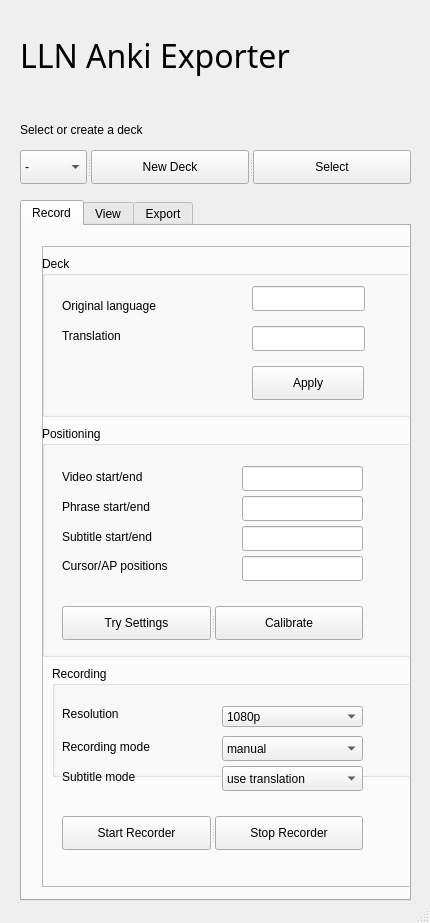
<?xml version="1.0" encoding="UTF-8"?>
<ui version="4.0">
 <class>MainWindow</class>
 <widget class="QMainWindow" name="MainWindow">
  <property name="geometry">
   <rect>
    <x>0</x>
    <y>0</y>
    <width>430</width>
    <height>923</height>
   </rect>
  </property>
  <property name="windowTitle">
   <string>LLN - Anki Exporter</string>
  </property>
  <widget class="QWidget" name="centralwidget">
   <widget class="QTabWidget" name="tabWidget">
    <property name="enabled">
     <bool>true</bool>
    </property>
    <property name="geometry">
     <rect>
      <x>20</x>
      <y>200</y>
      <width>391</width>
      <height>701</height>
     </rect>
    </property>
    <property name="currentIndex">
     <number>0</number>
    </property>
    <property name="documentMode">
     <bool>false</bool>
    </property>
    <widget class="QWidget" name="recordTab">
     <attribute name="title">
      <string>Record</string>
     </attribute>
     <widget class="QFrame" name="frame">
      <property name="geometry">
       <rect>
        <x>20</x>
        <y>20</y>
        <width>371</width>
        <height>641</height>
       </rect>
      </property>
      <property name="frameShape">
       <enum>QFrame::StyledPanel</enum>
      </property>
      <property name="frameShadow">
       <enum>QFrame::Raised</enum>
      </property>
      <widget class="QGroupBox" name="groupBox">
       <property name="geometry">
        <rect>
         <x>0</x>
         <y>180</y>
         <width>371</width>
         <height>231</height>
        </rect>
       </property>
       <property name="title">
        <string>Positioning</string>
       </property>
       <widget class="QLabel" name="label_19">
        <property name="geometry">
         <rect>
          <x>20</x>
          <y>70</y>
          <width>131</width>
          <height>21</height>
         </rect>
        </property>
        <property name="text">
         <string>Phrase start/end</string>
        </property>
       </widget>
       <widget class="QLabel" name="label_8">
        <property name="geometry">
         <rect>
          <x>20</x>
          <y>130</y>
          <width>171</width>
          <height>19</height>
         </rect>
        </property>
        <property name="text">
         <string>Cursor/AP positions</string>
        </property>
       </widget>
       <widget class="QLabel" name="label_16">
        <property name="geometry">
         <rect>
          <x>20</x>
          <y>40</y>
          <width>111</width>
          <height>21</height>
         </rect>
        </property>
        <property name="text">
         <string>Video start/end</string>
        </property>
       </widget>
       <widget class="QLabel" name="label_21">
        <property name="geometry">
         <rect>
          <x>20</x>
          <y>100</y>
          <width>141</width>
          <height>21</height>
         </rect>
        </property>
        <property name="text">
         <string>Subtitle start/end</string>
        </property>
       </widget>
       <widget class="QLineEdit" name="subtitlePositionLineEdit">
        <property name="geometry">
         <rect>
          <x>200</x>
          <y>100</y>
          <width>121</width>
          <height>25</height>
         </rect>
        </property>
       </widget>
       <widget class="QLineEdit" name="cursorApPositionLineEdit">
        <property name="geometry">
         <rect>
          <x>200</x>
          <y>130</y>
          <width>121</width>
          <height>25</height>
         </rect>
        </property>
       </widget>
       <widget class="QLineEdit" name="videoPositionLineEdit">
        <property name="geometry">
         <rect>
          <x>200</x>
          <y>40</y>
          <width>121</width>
          <height>25</height>
         </rect>
        </property>
       </widget>
       <widget class="QLineEdit" name="phrasePositionLineEdit">
        <property name="geometry">
         <rect>
          <x>200</x>
          <y>70</y>
          <width>121</width>
          <height>25</height>
         </rect>
        </property>
       </widget>
       <widget class="QSplitter" name="splitter">
        <property name="geometry">
         <rect>
          <x>20</x>
          <y>180</y>
          <width>301</width>
          <height>34</height>
         </rect>
        </property>
        <property name="orientation">
         <enum>Qt::Horizontal</enum>
        </property>
        <widget class="QPushButton" name="trySettingsButton">
         <property name="text">
          <string>Try Settings</string>
         </property>
        </widget>
        <widget class="QPushButton" name="calibrateButton">
         <property name="text">
          <string>Calibrate</string>
         </property>
        </widget>
       </widget>
      </widget>
      <widget class="QGroupBox" name="groupBox_2">
       <property name="geometry">
        <rect>
         <x>10</x>
         <y>420</y>
         <width>371</width>
         <height>111</height>
        </rect>
       </property>
       <property name="title">
        <string>Recording</string>
       </property>
       <widget class="QComboBox" name="resolutionBox">
        <property name="geometry">
         <rect>
          <x>170</x>
          <y>40</y>
          <width>141</width>
          <height>21</height>
         </rect>
        </property>
        <item>
         <property name="text">
          <string>1080p</string>
         </property>
        </item>
        <item>
         <property name="text">
          <string>2160p</string>
         </property>
        </item>
       </widget>
       <widget class="QLabel" name="label_15">
        <property name="geometry">
         <rect>
          <x>10</x>
          <y>40</y>
          <width>81</width>
          <height>16</height>
         </rect>
        </property>
        <property name="text">
         <string>Resolution</string>
        </property>
       </widget>
       <widget class="QComboBox" name="recordingModeBox">
        <property name="geometry">
         <rect>
          <x>170</x>
          <y>70</y>
          <width>141</width>
          <height>25</height>
         </rect>
        </property>
        <item>
         <property name="text">
          <string>manual</string>
         </property>
        </item>
        <item>
         <property name="text">
          <string>follow allong</string>
         </property>
        </item>
        <item>
         <property name="text">
          <string>fast forward</string>
         </property>
        </item>
       </widget>
       <widget class="QLabel" name="label_17">
        <property name="geometry">
         <rect>
          <x>10</x>
          <y>70</y>
          <width>141</width>
          <height>21</height>
         </rect>
        </property>
        <property name="text">
         <string>Recording mode</string>
        </property>
       </widget>
      </widget>
      <widget class="QGroupBox" name="groupBox_3">
       <property name="geometry">
        <rect>
         <x>0</x>
         <y>10</y>
         <width>371</width>
         <height>161</height>
        </rect>
       </property>
       <property name="title">
        <string>Deck </string>
       </property>
       <widget class="QLineEdit" name="translationLineEdit">
        <property name="geometry">
         <rect>
          <x>210</x>
          <y>70</y>
          <width>113</width>
          <height>25</height>
         </rect>
        </property>
       </widget>
       <widget class="QLabel" name="label_10">
        <property name="geometry">
         <rect>
          <x>20</x>
          <y>70</y>
          <width>171</width>
          <height>19</height>
         </rect>
        </property>
        <property name="text">
         <string>Translation</string>
        </property>
       </widget>
       <widget class="QLineEdit" name="originalLanguageLineEdit">
        <property name="geometry">
         <rect>
          <x>210</x>
          <y>30</y>
          <width>113</width>
          <height>25</height>
         </rect>
        </property>
       </widget>
       <widget class="QLabel" name="label_9">
        <property name="geometry">
         <rect>
          <x>20</x>
          <y>40</y>
          <width>171</width>
          <height>19</height>
         </rect>
        </property>
        <property name="text">
         <string>Original language</string>
        </property>
       </widget>
       <widget class="QPushButton" name="applyDeckChangesButton">
        <property name="geometry">
         <rect>
          <x>210</x>
          <y>110</y>
          <width>112</width>
          <height>34</height>
         </rect>
        </property>
        <property name="text">
         <string>Apply</string>
        </property>
       </widget>
      </widget>
      <widget class="QLabel" name="label_18">
       <property name="geometry">
        <rect>
         <x>20</x>
         <y>520</y>
         <width>141</width>
         <height>21</height>
        </rect>
       </property>
       <property name="text">
        <string>Subtitle mode</string>
       </property>
      </widget>
      <widget class="QComboBox" name="subtitleModeBox">
       <property name="geometry">
        <rect>
         <x>180</x>
         <y>520</y>
         <width>141</width>
         <height>25</height>
        </rect>
       </property>
       <item>
        <property name="text">
         <string>use translation</string>
        </property>
       </item>
       <item>
        <property name="text">
         <string>ignore translation</string>
        </property>
       </item>
      </widget>
      <widget class="QSplitter" name="splitter_8">
       <property name="geometry">
        <rect>
         <x>20</x>
         <y>570</y>
         <width>301</width>
         <height>34</height>
        </rect>
       </property>
       <property name="orientation">
        <enum>Qt::Horizontal</enum>
       </property>
       <widget class="QPushButton" name="startRecorderButton">
        <property name="text">
         <string>Start Recorder</string>
        </property>
       </widget>
       <widget class="QPushButton" name="stopRecorderButton">
        <property name="text">
         <string>Stop Recorder</string>
        </property>
       </widget>
      </widget>
     </widget>
    </widget>
    <widget class="QWidget" name="viewTab">
     <attribute name="title">
      <string>View</string>
     </attribute>
     <widget class="QLabel" name="label_7">
      <property name="geometry">
       <rect>
        <x>140</x>
        <y>370</y>
        <width>111</width>
        <height>20</height>
       </rect>
      </property>
      <property name="text">
       <string>Card # of </string>
      </property>
      <property name="alignment">
       <set>Qt::AlignCenter</set>
      </property>
     </widget>
     <widget class="QLabel" name="deckSubLabel">
      <property name="geometry">
       <rect>
        <x>30</x>
        <y>260</y>
        <width>331</width>
        <height>31</height>
       </rect>
      </property>
      <property name="text">
       <string/>
      </property>
      <property name="pixmap">
       <pixmap>data/c.png</pixmap>
      </property>
      <property name="scaledContents">
       <bool>true</bool>
      </property>
     </widget>
     <widget class="QLabel" name="deckPhoto">
      <property name="geometry">
       <rect>
        <x>20</x>
        <y>40</y>
        <width>351</width>
        <height>171</height>
       </rect>
      </property>
      <property name="text">
       <string/>
      </property>
      <property name="pixmap">
       <pixmap>data/a.png</pixmap>
      </property>
      <property name="scaledContents">
       <bool>true</bool>
      </property>
     </widget>
     <widget class="QLabel" name="deckPhraseLabel">
      <property name="geometry">
       <rect>
        <x>30</x>
        <y>220</y>
        <width>331</width>
        <height>31</height>
       </rect>
      </property>
      <property name="text">
       <string/>
      </property>
      <property name="pixmap">
       <pixmap>data/b.png</pixmap>
      </property>
      <property name="scaledContents">
       <bool>true</bool>
      </property>
     </widget>
     <widget class="QGroupBox" name="groupBox_4">
      <property name="enabled">
       <bool>true</bool>
      </property>
      <property name="geometry">
       <rect>
        <x>0</x>
        <y>410</y>
        <width>381</width>
        <height>111</height>
       </rect>
      </property>
      <property name="title">
       <string>Settings</string>
      </property>
      <widget class="QCheckBox" name="showTranslationCheck">
       <property name="geometry">
        <rect>
         <x>10</x>
         <y>40</y>
         <width>211</width>
         <height>23</height>
        </rect>
       </property>
       <property name="text">
        <string>Show translation</string>
       </property>
       <property name="checked">
        <bool>true</bool>
       </property>
      </widget>
      <widget class="QCheckBox" name="importantCardCheck">
       <property name="geometry">
        <rect>
         <x>10</x>
         <y>70</y>
         <width>251</width>
         <height>23</height>
        </rect>
       </property>
       <property name="text">
        <string>Mark current card as important</string>
       </property>
      </widget>
     </widget>
     <widget class="QLabel" name="label">
      <property name="geometry">
       <rect>
        <x>10</x>
        <y>520</y>
        <width>131</width>
        <height>19</height>
       </rect>
      </property>
      <property name="text">
       <string>Deck description</string>
      </property>
     </widget>
     <widget class="QLabel" name="label_2">
      <property name="enabled">
       <bool>true</bool>
      </property>
      <property name="geometry">
       <rect>
        <x>20</x>
        <y>40</y>
        <width>0</width>
        <height>25</height>
       </rect>
      </property>
      <property name="autoFillBackground">
       <bool>false</bool>
      </property>
      <property name="text">
       <string/>
      </property>
      <property name="pixmap">
       <pixmap>data/star.png</pixmap>
      </property>
      <property name="scaledContents">
       <bool>true</bool>
      </property>
     </widget>
     <widget class="QPlainTextEdit" name="deckDescriptionTextEdit">
      <property name="geometry">
       <rect>
        <x>10</x>
        <y>550</y>
        <width>371</width>
        <height>107</height>
       </rect>
      </property>
     </widget>
     <widget class="QPushButton" name="previousImageButton">
      <property name="geometry">
       <rect>
        <x>10</x>
        <y>310</y>
        <width>61</width>
        <height>34</height>
       </rect>
      </property>
      <property name="text">
       <string>&lt;</string>
      </property>
     </widget>
     <widget class="QPushButton" name="nextImageButton">
      <property name="geometry">
       <rect>
        <x>314</x>
        <y>310</y>
        <width>61</width>
        <height>34</height>
       </rect>
      </property>
      <property name="text">
       <string>&gt;</string>
      </property>
     </widget>
     <widget class="QSplitter" name="splitter_10">
      <property name="geometry">
       <rect>
        <x>80</x>
        <y>310</y>
        <width>224</width>
        <height>34</height>
       </rect>
      </property>
      <property name="orientation">
       <enum>Qt::Horizontal</enum>
      </property>
      <widget class="QPushButton" name="deletePhraseButton">
       <property name="text">
        <string>Delete Phrase</string>
       </property>
      </widget>
      <widget class="QPushButton" name="resetDeckButton">
       <property name="text">
        <string>Reset Deck</string>
       </property>
      </widget>
     </widget>
    </widget>
    <widget class="QWidget" name="exportTab">
     <attribute name="title">
      <string>Export</string>
     </attribute>
     <widget class="QGroupBox" name="groupBox_5">
      <property name="geometry">
       <rect>
        <x>10</x>
        <y>20</y>
        <width>371</width>
        <height>431</height>
       </rect>
      </property>
      <property name="title">
       <string>Settings</string>
      </property>
      <widget class="QComboBox" name="ankiCardStyleBox">
       <property name="geometry">
        <rect>
         <x>201</x>
         <y>40</y>
         <width>141</width>
         <height>25</height>
        </rect>
       </property>
       <item>
        <property name="text">
         <string>Standard</string>
        </property>
       </item>
       <item>
        <property name="text">
         <string>Monolingual</string>
        </property>
       </item>
      </widget>
      <widget class="QLabel" name="label_3">
       <property name="geometry">
        <rect>
         <x>10</x>
         <y>40</y>
         <width>151</width>
         <height>19</height>
        </rect>
       </property>
       <property name="text">
        <string>Anki card style</string>
       </property>
      </widget>
      <widget class="QCheckBox" name="searchForIpaCheck">
       <property name="geometry">
        <rect>
         <x>10</x>
         <y>210</y>
         <width>251</width>
         <height>23</height>
        </rect>
       </property>
       <property name="text">
        <string>Find words in IPA dictionary</string>
       </property>
       <property name="checked">
        <bool>true</bool>
       </property>
      </widget>
      <widget class="QCheckBox" name="openCsvAfterwardsCheck">
       <property name="geometry">
        <rect>
         <x>10</x>
         <y>240</y>
         <width>251</width>
         <height>23</height>
        </rect>
       </property>
       <property name="text">
        <string>Open csv file after completion</string>
       </property>
      </widget>
      <widget class="QCheckBox" name="overwriteCsvCheck">
       <property name="geometry">
        <rect>
         <x>10</x>
         <y>270</y>
         <width>251</width>
         <height>23</height>
        </rect>
       </property>
       <property name="text">
        <string>Overwrite existing csv</string>
       </property>
      </widget>
      <widget class="QCheckBox" name="copyImagesToAnkiCheck">
       <property name="geometry">
        <rect>
         <x>10</x>
         <y>300</y>
         <width>361</width>
         <height>23</height>
        </rect>
       </property>
       <property name="text">
        <string>Copy images directly to Anki directory</string>
       </property>
       <property name="checked">
        <bool>true</bool>
       </property>
      </widget>
      <widget class="QTextEdit" name="cardStyleDescriptionTextEdit">
       <property name="geometry">
        <rect>
         <x>10</x>
         <y>80</y>
         <width>331</width>
         <height>107</height>
        </rect>
       </property>
       <property name="readOnly">
        <bool>true</bool>
       </property>
       <property name="html">
        <string>&lt;!DOCTYPE HTML PUBLIC &quot;-//W3C//DTD HTML 4.0//EN&quot; &quot;http://www.w3.org/TR/REC-html40/strict.dtd&quot;&gt;
&lt;html&gt;&lt;head&gt;&lt;meta name=&quot;qrichtext&quot; content=&quot;1&quot; /&gt;&lt;style type=&quot;text/css&quot;&gt;
p, li { white-space: pre-wrap; }
&lt;/style&gt;&lt;/head&gt;&lt;body style=&quot; font-family:'MS Shell Dlg 2'; font-size:8pt; font-weight:400; font-style:normal;&quot;&gt;
&lt;p style=&quot; margin-top:0px; margin-bottom:0px; margin-left:0px; margin-right:0px; -qt-block-indent:0; text-indent:0px;&quot;&gt;The standard card style includes the image, phrase, translation, favorites and IPA transcription. Mongolingual doesn't filter out missing translations (like sounds or single subtitle).&lt;/p&gt;&lt;/body&gt;&lt;/html&gt;</string>
       </property>
      </widget>
      <widget class="QSplitter" name="splitter_11">
       <property name="geometry">
        <rect>
         <x>10</x>
         <y>350</y>
         <width>331</width>
         <height>34</height>
        </rect>
       </property>
       <property name="orientation">
        <enum>Qt::Horizontal</enum>
       </property>
       <widget class="QPushButton" name="exportCsvButton">
        <property name="text">
         <string>Export to CSV</string>
        </property>
       </widget>
       <widget class="QPushButton" name="importIntoAnkiButton">
        <property name="text">
         <string>Import into Anki</string>
        </property>
       </widget>
      </widget>
     </widget>
     <widget class="QLabel" name="label_5">
      <property name="enabled">
       <bool>false</bool>
      </property>
      <property name="geometry">
       <rect>
        <x>20</x>
        <y>460</y>
        <width>68</width>
        <height>19</height>
       </rect>
      </property>
      <property name="text">
       <string>Progress</string>
      </property>
     </widget>
     <widget class="QProgressBar" name="exportProgressBar">
      <property name="enabled">
       <bool>false</bool>
      </property>
      <property name="geometry">
       <rect>
        <x>20</x>
        <y>490</y>
        <width>331</width>
        <height>23</height>
       </rect>
      </property>
      <property name="value">
       <number>0</number>
      </property>
      <property name="textVisible">
       <bool>false</bool>
      </property>
      <property name="invertedAppearance">
       <bool>false</bool>
      </property>
     </widget>
     <widget class="QTextEdit" name="logOutputTextEdit">
      <property name="geometry">
       <rect>
        <x>20</x>
        <y>530</y>
        <width>331</width>
        <height>107</height>
       </rect>
      </property>
      <property name="readOnly">
       <bool>true</bool>
      </property>
      <property name="html">
       <string>&lt;!DOCTYPE HTML PUBLIC &quot;-//W3C//DTD HTML 4.0//EN&quot; &quot;http://www.w3.org/TR/REC-html40/strict.dtd&quot;&gt;
&lt;html&gt;&lt;head&gt;&lt;meta name=&quot;qrichtext&quot; content=&quot;1&quot; /&gt;&lt;style type=&quot;text/css&quot;&gt;
p, li { white-space: pre-wrap; }
&lt;/style&gt;&lt;/head&gt;&lt;body style=&quot; font-family:'MS Shell Dlg 2'; font-size:8pt; font-weight:400; font-style:normal;&quot;&gt;
&lt;p style=&quot;-qt-paragraph-type:empty; margin-top:0px; margin-bottom:0px; margin-left:0px; margin-right:0px; -qt-block-indent:0; text-indent:0px;&quot;&gt;&lt;br /&gt;&lt;/p&gt;&lt;/body&gt;&lt;/html&gt;</string>
      </property>
     </widget>
    </widget>
   </widget>
   <widget class="QLabel" name="label_11">
    <property name="geometry">
     <rect>
      <x>20</x>
      <y>120</y>
      <width>211</width>
      <height>19</height>
     </rect>
    </property>
    <property name="text">
     <string>Select or create a deck</string>
    </property>
   </widget>
   <widget class="QLabel" name="label_12">
    <property name="geometry">
     <rect>
      <x>20</x>
      <y>30</y>
      <width>401</width>
      <height>51</height>
     </rect>
    </property>
    <property name="font">
     <font>
      <family>Trebuchet MS</family>
      <pointsize>24</pointsize>
      <underline>false</underline>
      <strikeout>false</strikeout>
      <kerning>true</kerning>
     </font>
    </property>
    <property name="text">
     <string>LLN Anki Exporter</string>
    </property>
   </widget>
   <widget class="QSplitter" name="splitter_9">
    <property name="geometry">
     <rect>
      <x>20</x>
      <y>150</y>
      <width>391</width>
      <height>34</height>
     </rect>
    </property>
    <property name="orientation">
     <enum>Qt::Horizontal</enum>
    </property>
    <widget class="QComboBox" name="deckSelectBox">
     <item>
      <property name="text">
       <string>-</string>
      </property>
     </item>
    </widget>
    <widget class="QPushButton" name="newDeckButton">
     <property name="enabled">
      <bool>true</bool>
     </property>
     <property name="text">
      <string>New Deck</string>
     </property>
    </widget>
    <widget class="QPushButton" name="selectDeckButton">
     <property name="text">
      <string>Select</string>
     </property>
    </widget>
   </widget>
  </widget>
  <widget class="QStatusBar" name="statusbar"/>
  <action name="actionCopy">
   <property name="text">
    <string>Copy</string>
   </property>
  </action>
  <action name="actionPaste">
   <property name="text">
    <string>Paste</string>
   </property>
  </action>
  <action name="actionExport_Deck">
   <property name="text">
    <string>Export ..</string>
   </property>
   <property name="statusTip">
    <string>Export current deck to csv.</string>
   </property>
   <property name="shortcut">
    <string>Ctrl+E</string>
   </property>
  </action>
 </widget>
 <resources/>
 <connections/>
</ui>
